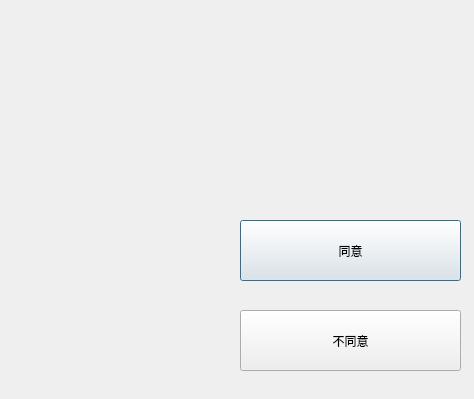
<?xml version="1.0" encoding="UTF-8"?>
<ui version="4.0">
 <class>Dialog</class>
 <widget class="QDialog" name="Dialog">
  <property name="geometry">
   <rect>
    <x>0</x>
    <y>0</y>
    <width>474</width>
    <height>399</height>
   </rect>
  </property>
  <property name="maximumSize">
   <size>
    <width>474</width>
    <height>399</height>
   </size>
  </property>
  <property name="windowTitle">
   <string>Dialog</string>
  </property>
  <widget class="QLabel" name="pic_label">
   <property name="geometry">
    <rect>
     <x>1</x>
     <y>-6</y>
     <width>231</width>
     <height>411</height>
    </rect>
   </property>
   <property name="text">
    <string/>
   </property>
  </widget>
  <widget class="QLabel" name="txt_label">
   <property name="geometry">
    <rect>
     <x>240</x>
     <y>20</y>
     <width>221</width>
     <height>171</height>
    </rect>
   </property>
   <property name="text">
    <string/>
   </property>
  </widget>
  <widget class="QPushButton" name="agree_btn">
   <property name="geometry">
    <rect>
     <x>240</x>
     <y>220</y>
     <width>221</width>
     <height>61</height>
    </rect>
   </property>
   <property name="text">
    <string>同意</string>
   </property>
  </widget>
  <widget class="QPushButton" name="disagree_btn">
   <property name="geometry">
    <rect>
     <x>240</x>
     <y>310</y>
     <width>221</width>
     <height>61</height>
    </rect>
   </property>
   <property name="text">
    <string>不同意</string>
   </property>
  </widget>
 </widget>
 <resources/>
 <connections/>
</ui>
